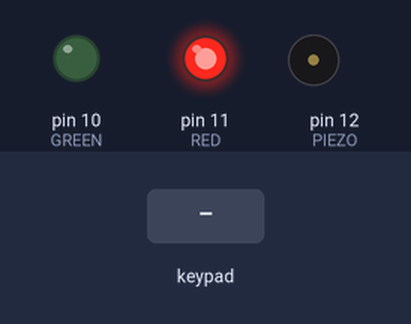
Simulated run of this sketch. Board: Arduino Uno, built with avr-gcc and run on an emulated ATmega328P. On the bench: output pins drawn as LEDs (lit = HIGH), buzzer (waves = sounding). Inputs (shaded band) come from the test bench. What the sketch prints to the serial monitor is not drawn.

Above: at 1.2 s.
1.3 s: keypad keys 1 2 3 4 5 pressed 0.4 s apart
At 4.63 s:
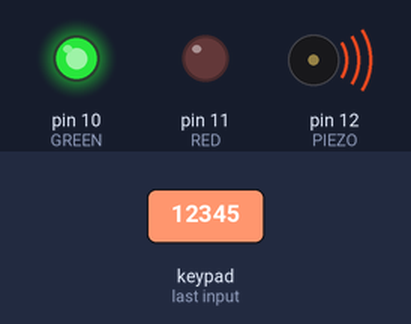
4.8 s: keypad keys 1 2 3 4 5 # pressed 0.4 s apart
At 5.8 s:
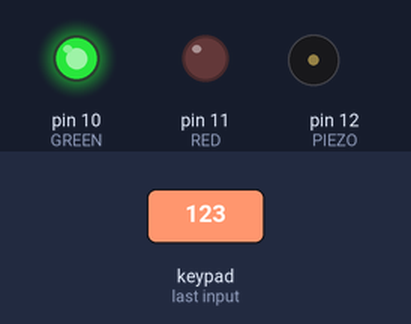
8.7 s: keypad keys 1 2 3 4 5 * pressed 0.4 s apart
At 12.4 s:
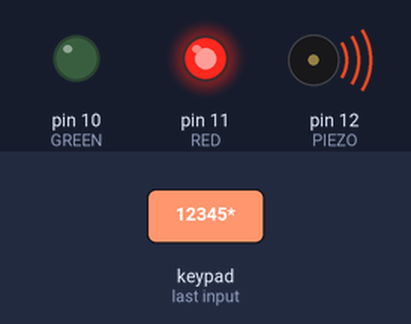
Timing chart, 0 to 15.4 s (numbered marks = the images above; inputs shaded):
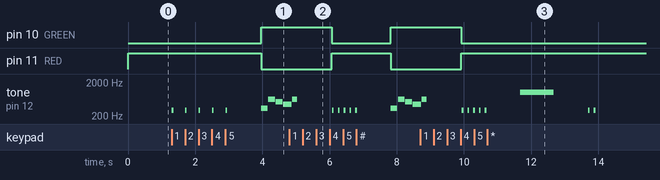

The sketch:

ject_using_arduino_keypad_piezo_buzzer_and_led_on_tinkercad1.ino
```cpp
// C++ code


#include<Keypad.h>   // adding keypad library

const byte row=4;
const byte col=4;
const int GREEN=10;
const int RED =11;
const int PIEZO=12; //buzzer

char numpad[row][col]={
  						{'1','2','3'},{'4','5','6'},
					   	{'7','8','9'},{'*','0','#'}
					  };

byte rowPin[row]= {9,8,7,6};
byte colPin[col]= {5,4,3,2};

String password="12345"; // the given password
String str=""; // a empty string

Keypad key_pad = Keypad(makeKeymap(numpad), rowPin, colPin,row, col);
//declaring the class keypad

//for unlocking tone
const int frequency[] = {
  340, 623, 523, 440, 623 // Simple "beep" pattern
};

// Define the duration of each tone (in milliseconds)
const int delay_time[] = {
  200, 200, 200, 250,150 // 100ms for each note
};

void setup()
{
  pinMode(RED, OUTPUT);
  pinMode(GREEN, OUTPUT);
  pinMode(PIEZO, OUTPUT);
  digitalWrite(RED, HIGH);
  Serial.begin(9600);
  Serial.print("Enter Password: ");

}

void loop()
{
  char key= key_pad.getKey(); //inputs the key from keypad
  if(key){
    tone(PIEZO, 300);
    delay(50);
    noTone(PIEZO);
  }
  if(key){
    if(str.length()<5){  // do it for 5 times

      Serial.print("*");
      str += key; //the pressed key is added with str string
    }
  }
  if(str.length()==5){ // if 5 key is pressed then check once
    delay(1000);
    if(password== str){ //if given pin and user input matches
      Serial.println("\nEnter");
      digitalWrite(RED, LOW);
      digitalWrite(GREEN, HIGH);
      unlktone();

     }
     else{
      Serial.println("\n\tWrong Password\n\tPlease Try Again!!");
      digitalWrite(RED, HIGH);
      digitalWrite(GREEN, LOW);


      tone(PIEZO, 1000);
      delay(500);
      tone(PIEZO, 1000);
      delay(500);
      noTone(PIEZO);


     }
     delay(1000);
	 str="";
     Serial.println("---------------------------\nEnter Password: ");
     digitalWrite(RED, HIGH);
     digitalWrite(GREEN, LOW);
   }
}

void unlktone(){
  for (int i = 0; i < 5; i++) {
      // Play the tone at the specified frequency
      tone(PIEZO, frequency[i]);
      // Wait for the note to finish (duration in milliseconds)
      delay(delay_time[i]);
      // Stop the tone after the note duration
      noTone(PIEZO);

      delay(20);
    }
}
```

Measured:
- after the input at 1.3 s, pin 10 (GREEN): LOW → HIGH after 2.7 s; pin 11 (RED): HIGH → LOW after 2.7 s; tone on pin 12 (PIEZO): plays 300 Hz for 0.05 s, 300 Hz for 0.05 s, 300 Hz for 0.05 s, 300 Hz for 0.05 s, 300 Hz for 0.05 s, 340 Hz for 0.20 s … (9 notes in this stretch), starting at once
